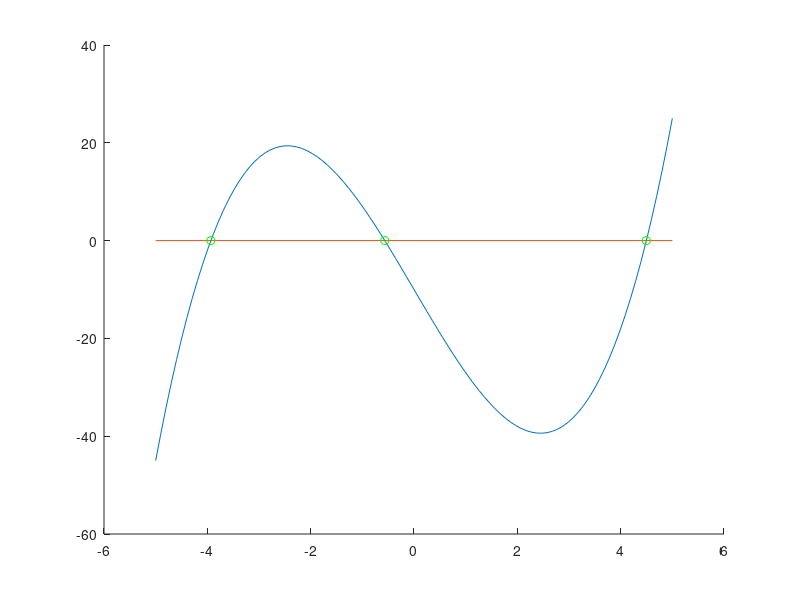

Write MATLAB code to recreate this figure.
% Fie ecuatia x^3 − 18x − 10 = 0.

function t18()
    % a) Intr-un fisier script sa se construiasca graficul functiei pe intervalul [−5, 5].
    %{
    Plot(@Evaluate, -5, +5, [], []);
    %}
    
    % c) Alegeti din grafic trei subintervale, astfel ıncat 
    %    pe fiecare subinterval sa fie respectate ipotezele 
    %    teoremei I.3. Aflati cele trei solutii apeland procedura 
    %    MetSecantei cu eroarea de aproximare ε = 10−3
    % Construiti punctele (xaprox, f(xaprox)) pe graficul functiei.
    %{
    x_sol_1 = MetodaSecantei(@Evaluate, -4, -3, -4, -3, 1e-3);
    x_sol_2 = MetodaSecantei(@Evaluate, -1, +1, -1, +1, 1e-3);
    x_sol_3 = MetodaSecantei(@Evaluate, +4, +5, +4, +5, 1e-3);
    
    Plot(@Evaluate, -5, +5, ...
        [x_sol_1, x_sol_2, x_sol_3], ...
        [Evaluate(x_sol_1), Evaluate(x_sol_2), Evaluate(x_sol_3)]);
    %}    
    
    % d) Alegeti din grafic trei subintervale, astfel ıncat 
    %     pe fiecare subinterval ecuatia f(x) = 0
    %     admite o solutie unica. Aflati cele trei solutii 
    %     apeland procedura MetPozFalse cu eroarea 
    %     de aproximare ε = 10−3
    % Construiti punctele (xaprox, f(xaprox)) pe graficul functiei.
    
    x_sol_1 = MetodaPozitieiFalse(@Evaluate, -4, -3, 1e-3);
    x_sol_2 = MetodaPozitieiFalse(@Evaluate, -1, +1, 1e-3);
    x_sol_3 = MetodaPozitieiFalse(@Evaluate, +4, +5, 1e-3);
    
    Plot(@Evaluate, -5, +5, ...
        [x_sol_1, x_sol_2, x_sol_3], ...
        [Evaluate(x_sol_1), Evaluate(x_sol_2), Evaluate(x_sol_3)]);
    
end

function answer = Evaluate(x)
    answer = x^3 - 18 * x - 10;
end

% Primim ca parametrii si niste puncte bonus pe care pe putem 
% Plota - x_bonus si y_bonus
% util pt afisarea solutiilor
function Plot(f, a, b, x_bonus, y_bonus)
    xi = linspace(a, b, 100);
    yi = arrayfun(f, xi);
    
    figure;
    hold on;
    
    plot(xi, yi);
    plot([a b], [0 0]); % punem si axa ox sa fie mai frumos
    plot(x_bonus, y_bonus, 'og');
    
    hold off;
end

% b) Sa se construiasca ın Matlab o procedura cu sintaxa 
%     [xaprox] = MetSecantei(f, a, b, x0, x1, ε)
%     conform algoritmului metodei secantei.
function x_aprox = MetodaSecantei(f, a, b, x_0, x_1, epsilon)
    x_aprox = NaN;
    while (abs(x_1 - x_0) / abs(x_1) >= epsilon)
        x_new = (x_0 * f(x_1) - x_1 * f(x_0)) / (f(x_1) - f(x_0));
        if x_new < a || b < x_new
            break
            x_aprox = NaN
        end
        
        x_0 = x_1;
        x_1 = x_new;
        x_aprox = x_1;
    end
end

% c) Sa se construiasca ın Matlab o procedura cu sintaxa 
%    [xaprox] = MetPozFalse(f, a, b, ε) 
%    conform algoritmului metodei pozitiei false.
function x_aprox = MetodaPozitieiFalse(f, a, b, epsilon)
    while true
        x = (a * f(b) - b * f(a)) / (f(b) - f(a));
        if (abs(f(x)) < epsilon)
            break;
        end
        
        if (f(a) * f(x) > 0)
            a = x;
        else
            b = x;
        end
    end
        
    x_aprox = x;
end